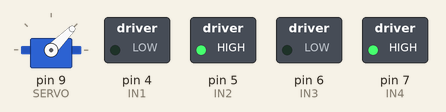
Bench run of a sketch on a simulated Arduino Uno, built with avr-gcc and run on an emulated ATmega328P. Parts: servo, switched loads named in the sketch (green lamp = pin HIGH).

Above: at 0.05 s.
At 3.25 s:
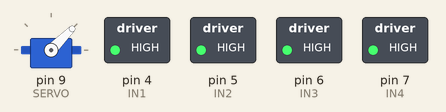
At 6.45 s:
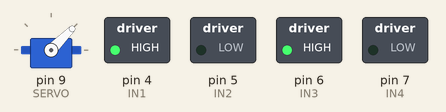
At 9.7 s:
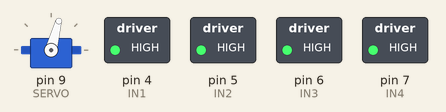
At 12.95 s:
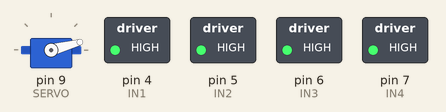
Timing chart, 0 to 16.9 s (numbered marks = the images above):
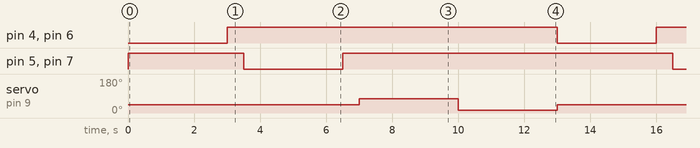

The sketch:

Arduino_Embarcado.ino
```cpp
#include <Servo.h>


#define SERVO 9

Servo servo;

int centralWheel = 45;
int RightWheel = 75;
int leftWheel = 15;
int IN1 = 4;
int IN2 = 5;
int IN3 = 6;
int IN4 = 7;

void back() {
  //Gira o Motor A no sentido horario
  digitalWrite(IN1, HIGH);
  digitalWrite(IN2, LOW);
  //Gira o Motor B no sentido horario
  digitalWrite(IN3, HIGH);
  digitalWrite(IN4, LOW);
}

void brake() {
  //Para o motor A
  digitalWrite(IN1, HIGH);
  digitalWrite(IN2, HIGH);
  //Para o motor B
  digitalWrite(IN3, HIGH);
  digitalWrite(IN4, HIGH);
}

void front() {
  //Gira o Motor A no sentido anti-horario
  digitalWrite(IN1, LOW);
  digitalWrite(IN2, HIGH);
  //Gira o Motor B no sentido anti-horario
  digitalWrite(IN3, LOW);
  digitalWrite(IN4, HIGH);
}


void turnRight() {
  servo.write(RightWheel);
}

void centralizedWheel() {
  servo.write(centralWheel);
}

void turnLeft() {
  servo.write(leftWheel);
}


void setup() {

  servo.attach(SERVO);
  servo.write(centralWheel);

  //Define os pinos como saida
  pinMode(IN1, OUTPUT);
  pinMode(IN2, OUTPUT);
  pinMode(IN3, OUTPUT);
  pinMode(IN4, OUTPUT);

}

void loop() {

  front();
  delay(3000);
  brake();
  delay(500);
  back();
  delay(3000);
  brake();
  delay(500);
  turnRight();
  delay(3000);
  turnLeft();
  delay(3000);
  centralizedWheel();

}
```

Measured:
- by itself, pin 4 (IN1), pin 6 (IN3): alternates HIGH for 10.0 s and LOW for 3.0 s
- by itself, pin 5 (IN2), pin 7 (IN4): repeats every 13.0 s: LOW 3.0 s, HIGH 10.0 s
- by itself, servo on pin 9 (SERVO): repeats every 13.0 s: 15° 3.0 s, 45° 7.0 s, 75° 3.0 s
